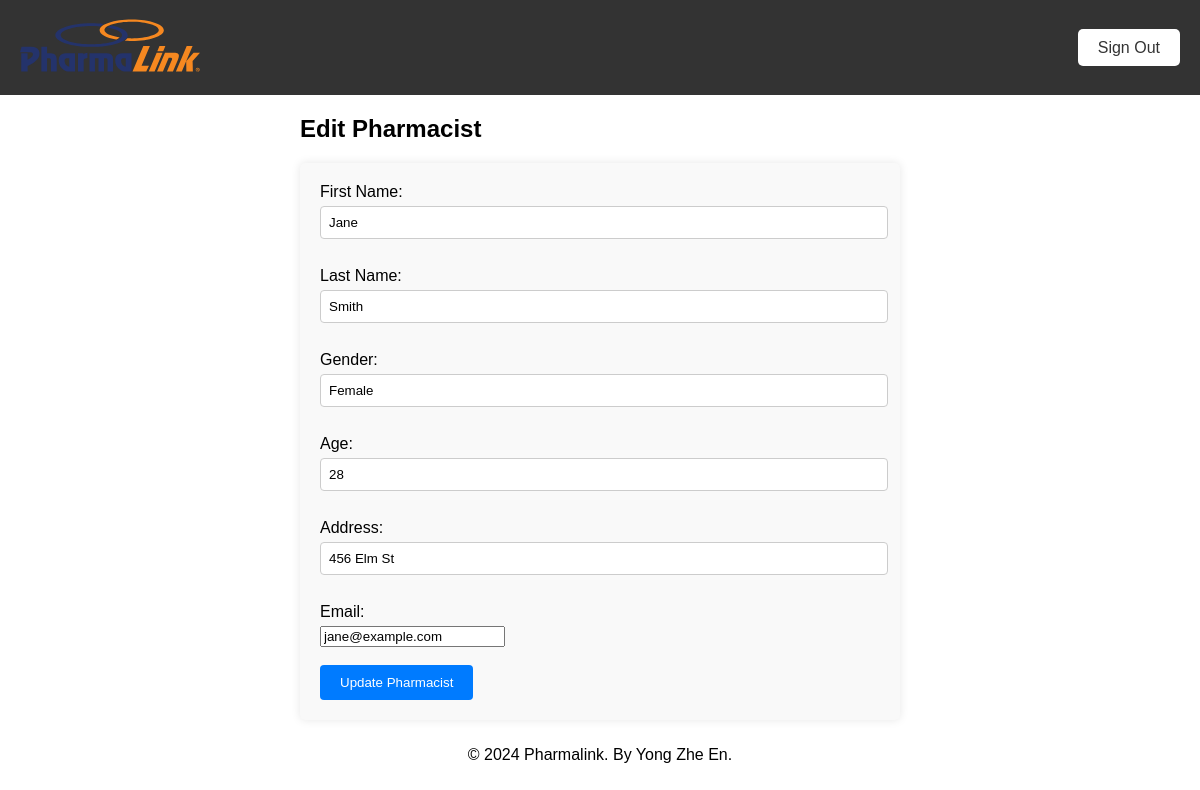
The app's page /Ppharmalistedit.php?id=2 with its own data.
### tables this page shows
CREATE TABLE `pharmacists` (
  `pharmID` int(11) NOT NULL,
  `fname` varchar(255) NOT NULL,
  `lname` varchar(255) NOT NULL,
  `gender` varchar(10) DEFAULT NULL,
  `age` int(11) DEFAULT NULL,
  `address` varchar(255) DEFAULT NULL,
  `email` varchar(255) DEFAULT NULL,
  `pass` varchar(255) DEFAULT NULL
);

### Ppharmalistedit.php (the view, shortened to what this page needs)
<?php
include 'db_connection.php';
$id = $_GET['id'];
$sql = "SELECT * FROM pharmacists WHERE pharmID = $id";
$result = $conn->query($sql);
if ($result && $result->num_rows > 0) {
    $pharmacist = $result->fetch_assoc();
} else {
    header("Location: Ppharmacistlist.php");
    exit();
}
?>
<!DOCTYPE html>
<html lang="en">
<head>
    <link rel="stylesheet" href="css/global.css">
    <link rel="stylesheet" href="css/header.css">
    <link rel="stylesheet" href="css/edit.css">
</head>
<body>
    <?php include 'include/Pheader.php'; ?>
    <div class="container">
        <h2>Edit Pharmacist</h2>
        <form action="" method="post">
            <label for="fname">First Name:</label>
            <input type="text" id="fname" name="fname" value="<?php echo $pharmacist['fname']; ?>" required><br><br>
            <label for="lname">Last Name:</label>
            <input type="text" id="lname" name="lname" value="<?php echo $pharmacist['lname']; ?>" required><br><br>
            <label for="gender">Gender:</label>
            <input type="text" id="gender" name="gender" value="<?php echo $pharmacist['gender']; ?>" required><br><br>
            <label for="age">Age:</label>
            <input type="number" id="age" name="age" value="<?php echo $pharmacist['age']; ?>" required><br><br>
            <label for="address">Address:</label>
            <input type="text" id="address" name="address" value="<?php echo $pharmacist['address']; ?>" required><br><br>
            <label for="email">Email:</label>
            <input type="email" id="email" name="email" value="<?php echo $pharmacist['email']; ?>" required><br><br>
            <button type="submit">Update Pharmacist</button>
        </form>
    </div>
    <?php include 'include/footer.php'; ?>
</body>
</html>

### css/global.css (style rules this page uses)
body { font-family: Arial, sans-serif; margin: 0; padding: 0; }

### css/edit.css (style rules this page uses)
.container { width: 50%; margin: 0 auto; }
form { background-color: #f9f9f9; padding: 20px; border-radius: 5px; box-shadow: 0 0 10px rgba(0, 0, 0, 0.1); }
label { display: block; margin-bottom: 5px; }
input[type="text"], input[type="number"], textarea { width: calc(100% - 10px); padding: 8px; margin-bottom: 10px; border: 1px solid #ccc; border-radius: 4px; }
button[type="submit"] { background-color: #007bff; color: white; padding: 10px 20px; border: none; border-radius: 4px; cursor: pointer; }

### records on screen
pharmacists: fname "Jane", lname "Smith", gender "Female", age "28", address "456 Elm St", email "jane@example.com"
